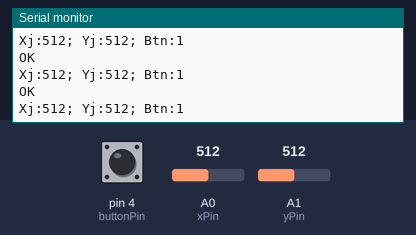
This sketch was run on a simulated Arduino Uno, built with avr-gcc and run on an emulated ATmega328P. Parts: the last lines printed to the serial monitor. The test bench sets the inputs (shaded band); at power-on: A0 (xPin) = 512, A1 (yPin) = 512, pin 4 (buttonPin) HIGH. No radio packets arrive unless stated.

Above: at 1.2 s.
1.3 s: A0 (xPin) set to 0
At 1.36 s:
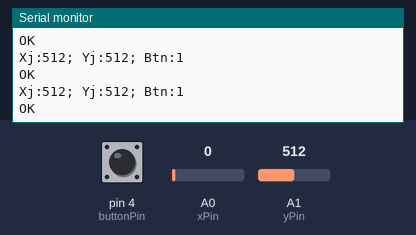
4.3 s: A1 (yPin) set to 0
At 4.37 s:
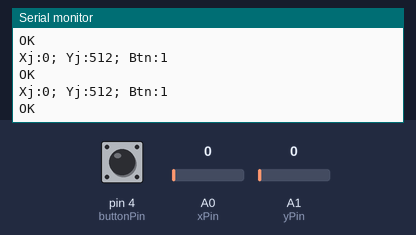
7.3 s: pin 4 (buttonPin) pulled LOW for 0.15 s
At 7.38 s:
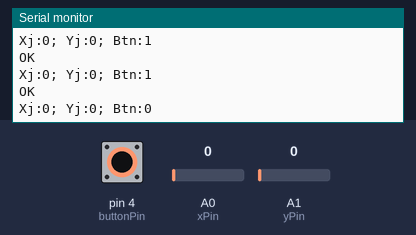
10.4 s: A0 (xPin) set to 122
At 10.49 s:
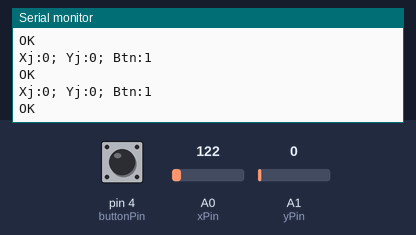
11.9 s: pin 4 (buttonPin) pulled LOW for 1 s
At 12.05 s:
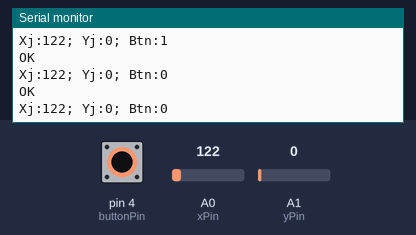
14.4 s: A1 (yPin) set to 122
At 14.43 s:
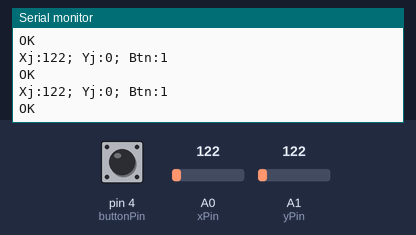
Timing chart, 0 to 16.9 s (numbered marks = the images above; inputs shaded):
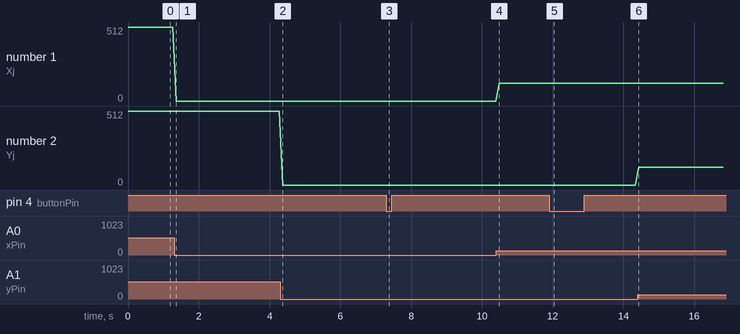

The sketch:

pult.ino
```cpp
#include <SPI.h>
#include <nRF24L01.h>
#include <RF24.h>

RF24 radio(5, 7);
int data[3];

const int xPin = A0;
const int yPin = A1;
const int buttonPin = 4;

int xPosition = 0;
int yPosition = 0;
int buttonState = 0;
int tumblrState = 0;
int ptmrState = 0;

int speed = 0;
int direction = 0;

void setup(){
    radio.begin();
    Serial.begin(9600);
    radio.setChannel(4);                                  // Указываем канал передачи данных (от 0 до 127), 5 - значит передача данных осуществляется на частоте 2,405 ГГц (на одном канале может быть только 1 приёмник и до 6 передатчиков)
    radio.setDataRate     (RF24_1MBPS);                   // Указываем скорость передачи данных (RF24_250KBPS, RF24_1MBPS, RF24_2MBPS), RF24_1MBPS - 1Мбит/сек
    radio.setPALevel      (RF24_PA_HIGH);                 // Указываем мощность передатчика (RF24_PA_MIN=-18dBm, RF24_PA_LOW=-12dBm, RF24_PA_HIGH=-6dBm, RF24_PA_MAX=0dBm)
    radio.openWritingPipe (0x1234567890LL);               // Открываем трубу с идентификатором 0x1234567890 для передачи данных (на одном канале может быть открыто до 6 разных труб, которые должны отличаться только последним байтом идентификатора)

    pinMode(xPin, INPUT);
    pinMode(yPin, INPUT);
    pinMode(buttonPin, INPUT_PULLUP);
}
void loop(){
    xPosition = analogRead(xPin);
    yPosition = analogRead(yPin);
    buttonState = digitalRead(buttonPin);


    data[0] = xPosition;
    data[1] = yPosition;
    data[2] = !buttonState;
    radio.write(&data, sizeof(data));
    if(radio.write(&data, sizeof(data))){
      Serial.println("OK");

      // указывая сколько байт массива мы хотим отправить. с проверкой их доставки: if( radio.write(&data, sizeof(data)) ){ приняты;}else{не приняты приёмником;}
    }
    Serial.println("Xj:" + String(xPosition) + "; Yj:" + String(yPosition) + "; Btn:" + String(buttonState));
    //Serial.println(ptmrState);
    //Serial.println(speed);
    delay(100);
}
```

Measured:
- after the input at 7.3 s, the serial monitor: prints a new line after 0.08 s (image 3)
- after the input at 11.9 s, the serial monitor: prints a new line at once (image 5)
- plotted number 1: 512 → 0 after the input at 1.3 s, 0 → 122 after the input at 10.4 s
